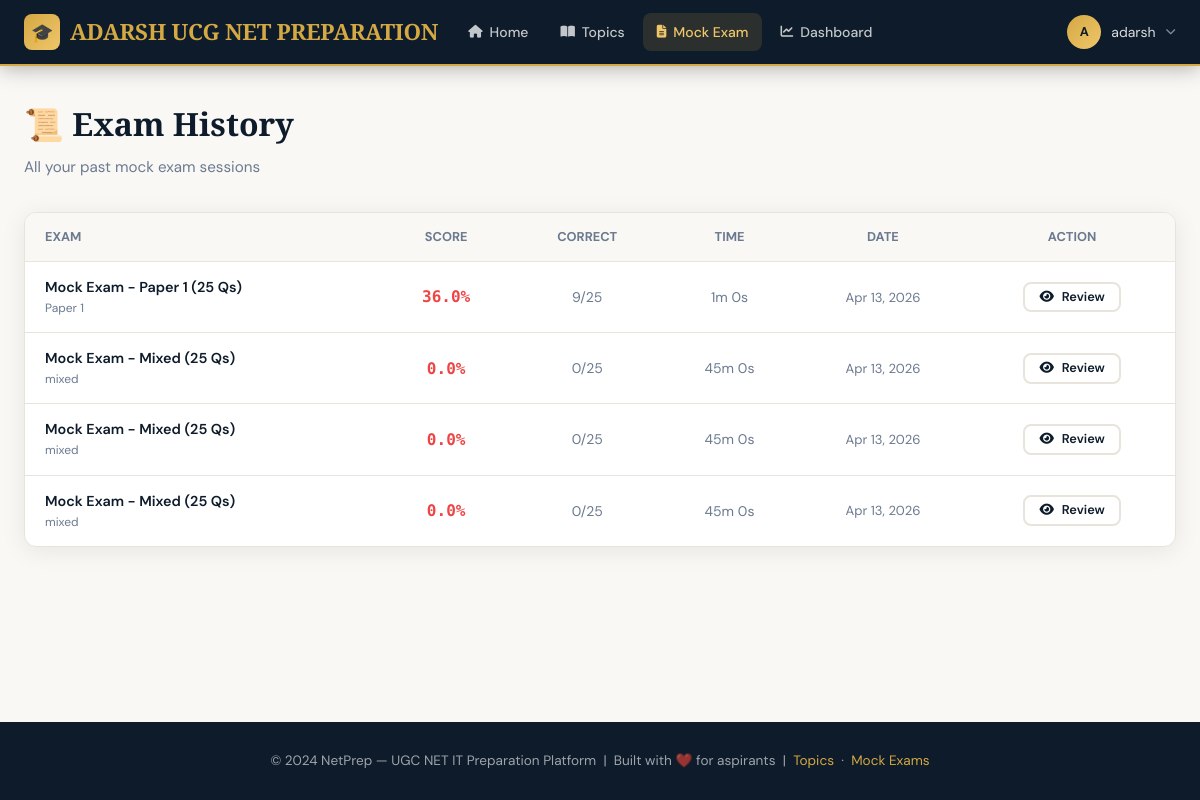
/exam/history (signed in), run on the app's committed database.
### app/models.py (models this page shows, shortened)
class User(UserMixin, db.Model):
    __tablename__ = 'users'
    id = db.Column(db.Integer, primary_key=True)
    username = db.Column(db.String(64), unique=True, nullable=False, index=True)
    email = db.Column(db.String(120), unique=True, nullable=False, index=True)
    password_hash = db.Column(db.String(256))
    created_at = db.Column(db.DateTime, default=datetime.utcnow)
    last_seen = db.Column(db.DateTime, default=datetime.utcnow)
    study_streak = db.Column(db.Integer, default=0)
    total_study_minutes = db.Column(db.Integer, default=0)
    topic_progress = db.relationship('TopicProgress', backref='user', lazy='dynamic')
    exam_sessions = db.relationship('ExamSession', backref='user', lazy='dynamic')

class ExamSession(db.Model):
    __tablename__ = 'exam_sessions'
    id = db.Column(db.Integer, primary_key=True)
    user_id = db.Column(db.Integer, db.ForeignKey('users.id'), nullable=False)
    paper = db.Column(db.String(10))  # paper1, paper2, or mixed
    title = db.Column(db.String(200))
    total_questions = db.Column(db.Integer, default=0)
    correct_answers = db.Column(db.Integer, default=0)
    score_percent = db.Column(db.Float, default=0.0)
    time_taken_seconds = db.Column(db.Integer, default=0)
    time_limit_seconds = db.Column(db.Integer, default=3600)
    completed = db.Column(db.Boolean, default=False)
    started_at = db.Column(db.DateTime, default=datetime.utcnow)
    completed_at = db.Column(db.DateTime)
    answers = db.relationship('ExamAnswer', backref='session', lazy='dynamic',
                              cascade='all, delete-orphan')
    def format_time(self):
        m, s = divmod(self.time_taken_seconds, 60)
        return f"{m}m {s}s"

### app/routes/exam.py (the view)
@exam_bp.route('/history')
@login_required
def history():
    page = request.args.get('page', 1, type=int)
    sessions = ExamSession.query.filter_by(
        user_id=current_user.id, completed=True
    ).order_by(ExamSession.completed_at.desc()).paginate(page=page, per_page=10)
    return render_template('exam/history.html', sessions=sessions)

### app/models.py (called while the page is built)
@login_manager.user_loader
def load_user(user_id):
    return User.query.get(int(user_id))

### app/templates/exam/history.html (shortened to what this page needs)
{% extends 'base.html' %}
{% block content %}
<div class="container">
  <div class="page-header">
    <h1>📜 Exam History</h1>
    <p>All your past mock exam sessions</p>
  </div>
  {% if sessions.items %}
  <div class="card">
    <div class="card-body" style="padding:0;">
      <table style="width:100%;border-collapse:collapse;">
        <thead>
          <tr style="background:var(--cream);">
            <th style="padding:14px 20px;text-align:left;font-size:0.8rem;font-weight:700;color:var(--text-muted);">EXAM</th>
            <th style="padding:14px 20px;text-align:center;font-size:0.8rem;font-weight:700;color:var(--text-muted);">SCORE</th>
            <th style="padding:14px 20px;text-align:center;font-size:0.8rem;font-weight:700;color:var(--text-muted);">CORRECT</th>
            <th style="padding:14px 20px;text-align:center;font-size:0.8rem;font-weight:700;color:var(--text-muted);">TIME</th>
            <th style="padding:14px 20px;text-align:center;font-size:0.8rem;font-weight:700;color:var(--text-muted);">DATE</th>
            <th style="padding:14px 20px;text-align:center;font-size:0.8rem;font-weight:700;color:var(--text-muted);">ACTION</th>
          </tr>
        </thead>
        <tbody>
          {% for s in sessions.items %}
          <tr style="border-top:1px solid var(--border);">
            <td style="padding:14px 20px;">
              <div style="font-weight:600;font-size:0.9rem;color:var(--navy);">{{ s.title }}</div>
              <div style="font-size:0.75rem;color:var(--text-muted);">{{ s.paper|replace('paper','Paper ') }}</div>
            </td>
            <td style="padding:14px 20px;text-align:center;">
              <span style="font-family:'DM Mono',monospace;font-weight:700;font-size:1rem;color:{% if s.score_percent>=70 %}var(--success){% elif s.score_percent>=55 %}var(--warning){% else %}var(--danger){% endif %};">
                {{ s.score_percent|round(1) }}%
              </span>
            </td>
            <td style="padding:14px 20px;text-align:center;font-size:0.875rem;color:var(--text-muted);">
              {{ s.correct_answers }}/{{ s.total_questions }}
            </td>
            <td style="padding:14px 20px;text-align:center;font-size:0.875rem;color:var(--text-muted);">{{ s.format_time() }}</td>
            <td style="padding:14px 20px;text-align:center;font-size:0.82rem;color:var(--text-muted);">
              {{ s.completed_at.strftime('%b %d, %Y') }}
            </td>
            <td style="padding:14px 20px;text-align:center;">
              <a href="{{ url_for('exam.results', session_id=s.id) }}" class="btn btn-sm btn-outline">
                <i class="fas fa-eye"></i> Review
              </a>
            </td>
          </tr>
          {% endfor %}
        </tbody>
      </table>
    </div>
  </div>
  {% endif %}
</div>
{% endblock %}

### app/templates/base.html (shortened to what this page needs)
<!DOCTYPE html>
<html lang="en">
<head>
  <link rel="stylesheet" href="https://cdnjs.cloudflare.com/ajax/libs/font-awesome/6.5.0/css/all.min.css">
</head>
<body>
  <nav class="navbar">
    <div class="navbar-inner">
      <a href="{{ url_for('main.index') }}" class="navbar-brand">
        <div class="brand-icon">🎓</div>
        <span>ADARSH UCG NET PREPARATION</span>
      </a>
      <div class="nav-links">
        <a href="{{ url_for('main.index') }}" class="nav-link {% if request.endpoint == 'main.index' %}active{% endif %}">
          <i class="fas fa-home"></i> Home
        </a>
        <a href="{{ url_for('topics.index') }}" class="nav-link {% if request.blueprint == 'topics' %}active{% endif %}">
          <i class="fas fa-book-open"></i> Topics
        </a>
        <a href="{{ url_for('exam.index') }}" class="nav-link {% if request.blueprint == 'exam' %}active{% endif %}">
          <i class="fas fa-file-alt"></i> Mock Exam
        </a>
        {% if current_user.is_authenticated %}
        <a href="{{ url_for('dashboard.index') }}" class="nav-link {% if request.blueprint == 'dashboard' %}active{% endif %}">
          <i class="fas fa-chart-line"></i> Dashboard
        </a>
        {% endif %}
      </div>
      <div class="nav-right">
        {% if current_user.is_authenticated %}
          <div class="nav-dropdown">
            <div class="nav-user" style="cursor:pointer;">
              <div class="nav-avatar">{{ current_user.username[0].upper() }}</div>
              <span style="color:rgba(255,255,255,0.85);">{{ current_user.username }}</span>
              <i class="fas fa-chevron-down" style="font-size:0.65rem;color:rgba(255,255,255,0.5);"></i>
            </div>
          </div>
        {% else %}
          <a href="{{ url_for('auth.login') }}" class="nav-link">Login</a>
          <a href="{{ url_for('auth.register') }}" class="btn-nav"><i class="fas fa-rocket"></i> Get Started</a>
        {% endif %}
      </div>
    </div>
  </nav>
  <main>{% block content %}{% endblock %}</main>
  <footer>
    <div>© 2024 NetPrep — UGC NET IT Preparation Platform &nbsp;|&nbsp;
    Built with ❤️ for aspirants &nbsp;|&nbsp;
    <a href="{{ url_for('topics.index') }}">Topics</a> &nbsp;·&nbsp;
    <a href="{{ url_for('exam.index') }}">Mock Exams</a></div>
  </footer>
</body>
</html>

### app/templates/base.html (style rules this page uses)
:root { --navy: #0d1b2a; --navy-mid: #1b2d42; --navy-light: #243447; --gold: #d4a843; --gold-light: #f0c66a; --gold-pale: #fdf3d8; --cream: #faf8f4; --white: #ffffff; --text: #1a2332; --text-muted: #6b7a90; --text-light: #9aa5b4; --border: #e8e4dc; --success: #22c55e; --danger: #ef4444; --warning: #f59e0b; --info: #3b82f6; --paper1: #4f46e5; --paper2: #0891b2; --radius: 12px; --shadow: 0 4px 24px rgba(13,27,42,0.08); --shadow-lg: 0 8px 40px rgba(13,27,42,0.14); --transition: all 0.25s cubic-bezier(0.4,0,0.2,1); }
*, *::before, *::after { box-sizing: border-box; margin: 0; padding: 0; }
html { scroll-behavior: smooth; }
body { font-family: 'DM Sans', sans-serif; background: var(--cream); color: var(--text); min-height: 100vh; display: flex; flex-direction: column; font-size: 15px; line-height: 1.6; }
.navbar { background: var(--navy); border-bottom: 2px solid var(--gold); padding: 0; position: sticky; top: 0; z-index: 100; box-shadow: 0 2px 20px rgba(0,0,0,0.3); }
.navbar-inner { max-width: 1280px; margin: 0 auto; padding: 0 24px; display: flex; align-items: center; gap: 8px; height: 64px; }
.navbar-brand { font-family: 'Playfair Display', serif; font-size: 1.4rem; color: var(--gold); text-decoration: none; display: flex; align-items: center; gap: 10px; font-weight: 700; letter-spacing: -0.3px; margin-right: 8px; }
.navbar-brand .brand-icon { width: 36px; height: 36px; background: linear-gradient(135deg, var(--gold), var(--gold-light)); border-radius: 8px; display: flex; align-items: center; justify-content: center; font-size: 18px; }
.nav-links { display: flex; align-items: center; gap: 4px; flex: 1; }
.nav-link { color: rgba(255,255,255,0.75); text-decoration: none; padding: 8px 14px; border-radius: 8px; font-size: 0.875rem; font-weight: 500; display: flex; align-items: center; gap: 7px; transition: var(--transition); }
.nav-link:hover, .nav-link.active { background: rgba(212,168,67,0.15); color: var(--gold-light); }
.nav-link i { font-size: 0.8rem; }
.nav-right { display: flex; align-items: center; gap: 12px; margin-left: auto; }
.nav-user { display: flex; align-items: center; gap: 10px; color: rgba(255,255,255,0.85); font-size: 0.875rem; }
.nav-avatar { width: 34px; height: 34px; background: linear-gradient(135deg, var(--gold), var(--gold-light)); border-radius: 50%; display: flex; align-items: center; justify-content: center; font-size: 0.8rem; font-weight: 700; color: var(--navy); }
.nav-dropdown { position: relative; }
main { flex: 1; }
.container { max-width: 1280px; margin: 0 auto; padding: 32px 24px; }
.page-header { margin-bottom: 32px; }
.page-header h1 { font-family: 'Playfair Display', serif; font-size: 2rem; color: var(--navy); margin-bottom: 6px; }
.page-header p { color: var(--text-muted); font-size: 0.95rem; }
.card { background: white; border-radius: var(--radius); box-shadow: var(--shadow); border: 1px solid var(--border); overflow: hidden; }
.card-body { padding: 24px; }
.btn { display: inline-flex; align-items: center; gap: 8px; padding: 10px 20px; border-radius: 8px; font-size: 0.9rem; font-weight: 600; border: 2px solid transparent; cursor: pointer; text-decoration: none; transition: var(--transition); line-height: 1; }
.btn-outline { background: transparent; color: var(--navy); border-color: var(--border); }
.btn-sm { padding: 7px 14px; font-size: 0.8rem; }
footer { background: var(--navy); color: rgba(255,255,255,0.6); padding: 28px 24px; text-align: center; font-size: 0.85rem; margin-top: auto; }
footer a { color: var(--gold); text-decoration: none; }

### data on the page
User: username "A", username "adarsh"
ExamSession: title "Mock Exam - Paper 1 (25 Qs)", paper "Paper 1", score_percent "36.0", correct_answers "9", total_questions "25", format_time "1m 0s", completed_at "Apr 13, 2026"
ExamSession: title "Mock Exam - Mixed (25 Qs)", paper "mixed", score_percent "0.0", correct_answers "0", total_questions "25", format_time "45m 0s", completed_at "Apr 13, 2026"
ExamSession: title "Mock Exam - Mixed (25 Qs)", paper "mixed", score_percent "0.0", correct_answers "0", total_questions "25", format_time "45m 0s", completed_at "Apr 13, 2026"
ExamSession: title "Mock Exam - Mixed (25 Qs)", paper "mixed", score_percent "0.0", correct_answers "0", total_questions "25", format_time "45m 0s", completed_at "Apr 13, 2026"
